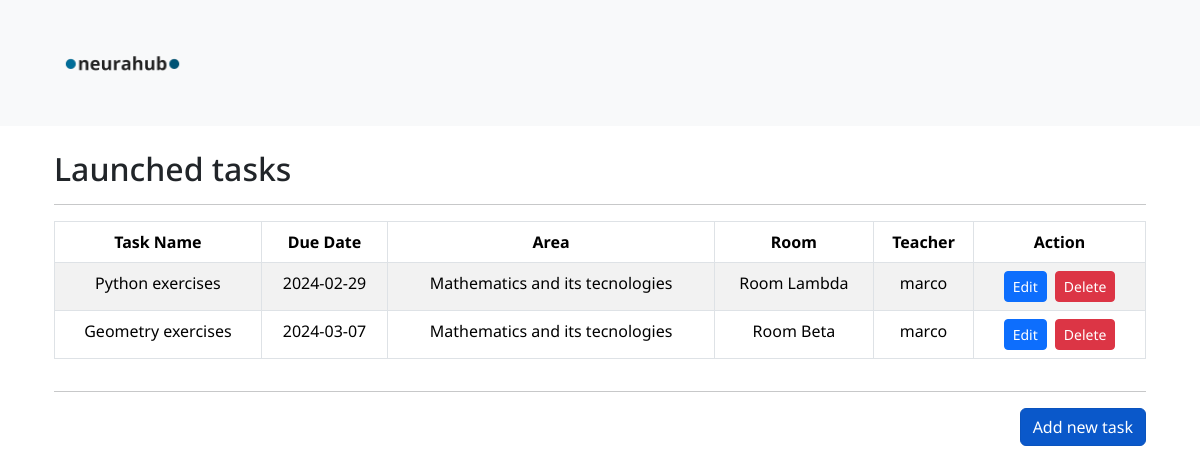
Before: /teacher-panel (signed in) with the older database file.
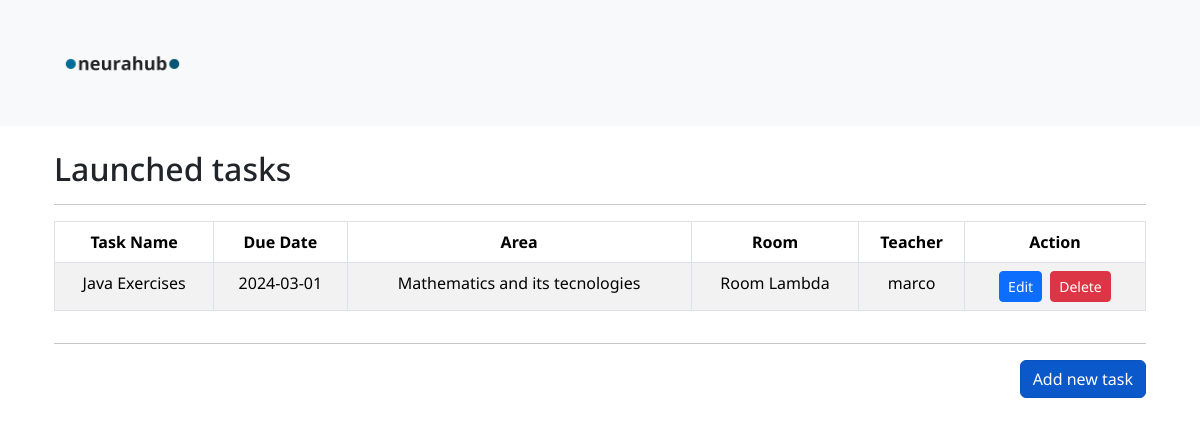
After: the same page with the newer database file.
### tables this page shows
CREATE TABLE "tasks" (
    id INTEGER PRIMARY KEY,
    task_name TEXT NOT NULL,
    due_date DATE NOT NULL,
    area_id INTEGER NOT NULL,
    room_id INTEGER NOT NULL, teacher_username TEXT,
    FOREIGN KEY (area_id) REFERENCES areas (id),
    FOREIGN KEY (room_id) REFERENCES rooms (id)
);

CREATE TABLE teacher_areas (
        id INTEGER PRIMARY KEY,
        area_name TEXT NOT NULL
    );

CREATE TABLE rooms (
        id INTEGER PRIMARY KEY,
        room_name TEXT NOT NULL
    );

### src/routes/routes.py (the view)
@blueprint.route('/teacher-panel', methods=['GET', 'POST'])
def return_teacher_panel():
    return teacher_panel_page()

### src/controllers/controllers_methods.py (called while the page is built)
def get_registered_teacher_area(username):
    conn = sqlite3.connect('databases/neurahub-data.db')
    cursor = conn.cursor()
    cursor.execute("SELECT area_id FROM teachers WHERE name = ?", (username,))
    area_id = cursor.fetchone()[0]
    cursor.execute("SELECT area_name FROM teacher_areas WHERE id = ?", (area_id,))
    area_name = cursor.fetchone()[0]
    conn.close()
    return area_name

def check_if_teacher_logged_in():
    if session.get('logged_in_teacher'):
        return True

### templates/teacher_panel.html (shortened to what this page needs)
<!DOCTYPE html>
<html lang="en">
	<head>
		<link rel= "stylesheet" type= "text/css" href= "{{ url_for('static',filename='style/style.css') }}">
		<link href="https://cdn.jsdelivr.net/npm/bootstrap@5.3.2/dist/css/bootstrap.min.css" rel="stylesheet">
		<link rel="stylesheet" href="https://cdnjs.cloudflare.com/ajax/libs/font-awesome/6.5.1/css/all.min.css">
	</head>
	<body>
		<nav class="navbar navbar-expand-lg bg-body-tertiary">
			<div class="container-fluid">
				<a class="navbar-brand" href="#">
					<img src="{{ url_for('static', filename='img/neurahub_logo_no_bg.png') }}" alt="Logo" height="100" class="d-inline-block align-items-center mx-auto px-5">
				</a>
			</div>
		</nav>
		<div class="container mx-auto p-4">
			<h2>Launched tasks</h2>
			<hr>
			<div class="table-responsive">
				<table class="table table-bordered table-striped table-hover text-center align-items-center">
					<thead>
						<tr>
							<th scope="col">Task Name</th>
							<th scope="col">Due Date</th>
							<th scope="col">Area</th>
							<th scope="col">Room</th>
							<th scope="col">Teacher</th>
							<th scope="col">Action</th>
						</tr>
					</thead>
					<tbody>
						{% for task in created_tasks %}
						<tr>
							<td>{{ task['task_name'] }}</td>
							<td>{{ task['due_date'] }}</td>
							<td>{{ task['area_name'] }}</td>
							<td>{{ task['room_name'] }}</td>
							<td>{{ task['teacher_name'] }}</td>
							<td>
								<div class="d-flex justify-content-center">
									<div class="px-1">
										<a href="{{ url_for('main.return_processed_id_to_edit', task_id=task['task_id']) }}" class="btn btn-primary btn-sm">Edit</a>
									</div>
									<div class="px-1">
										<a href="{{ url_for('main.return_processed_id_to_delete', task_id=task['task_id']) }}" class="btn btn-danger btn-sm">Delete</a>
									</div>
								</div>
							</td>
						</tr>
						{% endfor %}
					</tbody>
				</table>
			</div>
			<hr>
			<div class="d-flex justify-content-end">
				<a class="btn btn-primary  active" role="button" aria-pressed="true" href="/create-task">Add new task</a>
			</div>
		</div>
	</body>
</html>

### static/style/style.css (style rules this page uses)
* { margin: 0; padding: 0; font-family: 'Noto Sans', sans-serif; }

Changed rows visible on the page:
removed tasks: task_name "Geometry exercises", due_date "2024-03-07"
no longer on this page (row unchanged): rooms: room_name "Room Beta"
Other visible differences:
new list line: "Java Exercises 2024-03-01"
new list line: "Mathematics and its tecnologies"
new list line: "Room Lambda"
new list line: "marco Edit Delete"
list line gone: "Python exercises 2024-02-29"
list line gone: "Mathematics and its tecnologies"
list line gone: "Room Lambda"
list line gone: "marco Edit Delete"
